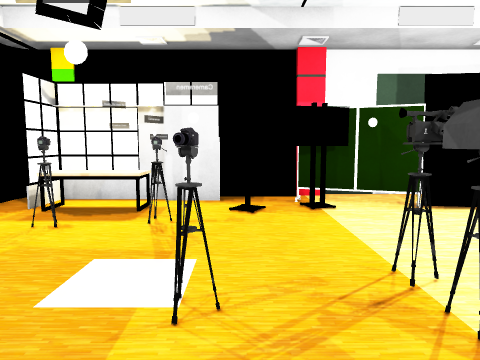
view 1 (above)

15 first-person views from a walk through a 3-D level made in the Unity game engine. The camera is 1.4 m above the floor, tilts 6° down and sees 70° across. The floor is counted in squares, 1 m on a side. Each view is taken from the middle of a square. On the plan, view 1 faces up. The plan holds only what a view shows up to about 15 squares ahead; the rest is blank. The place goes on beyond the plan. Some surface patterns are stand-ins.

view 2
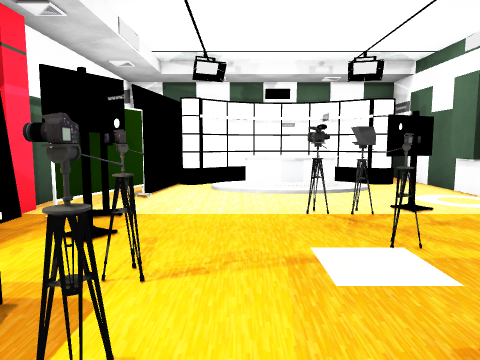

view 3
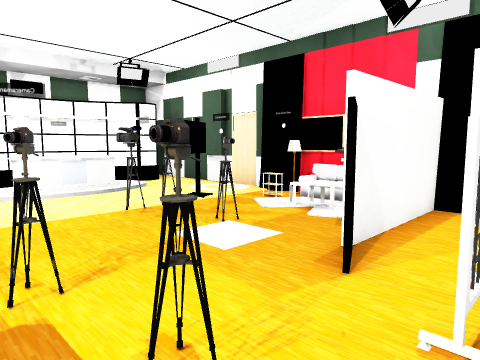

view 4
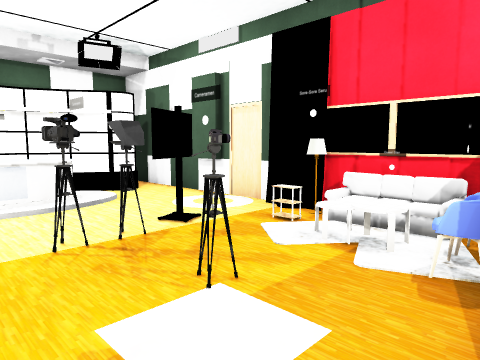

view 5
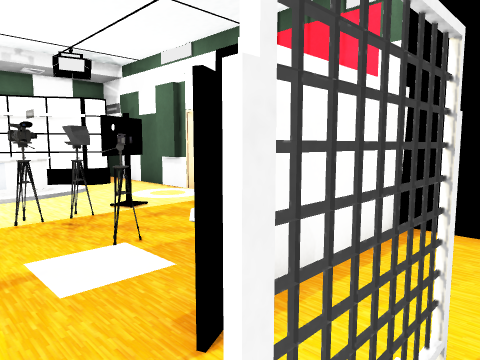

view 6
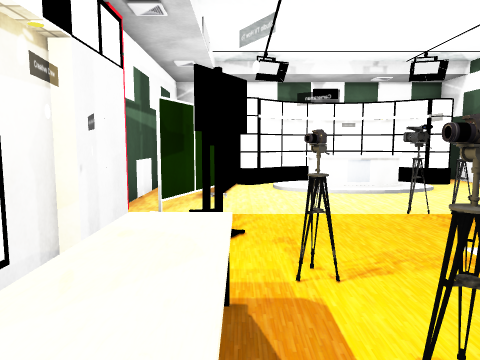

view 7
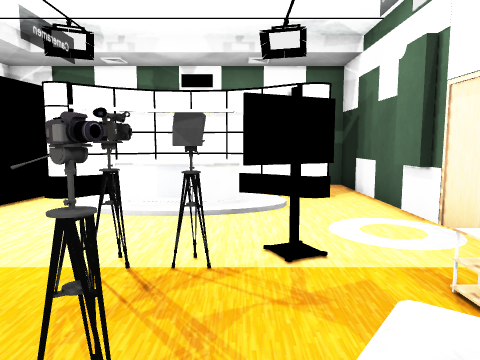

view 8
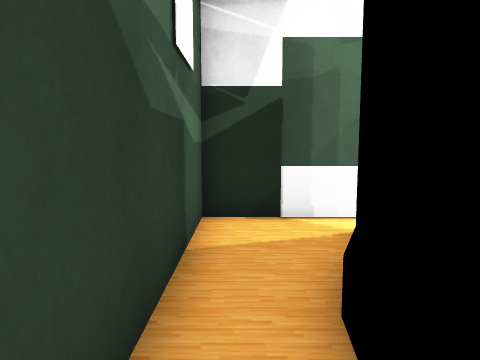

view 9
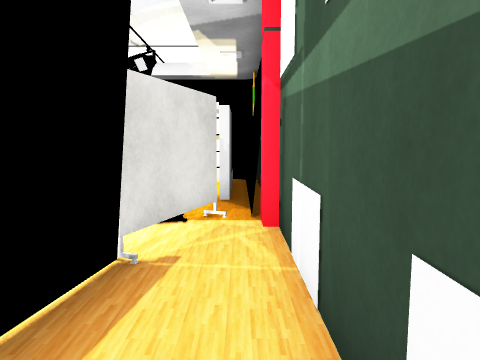

view 10
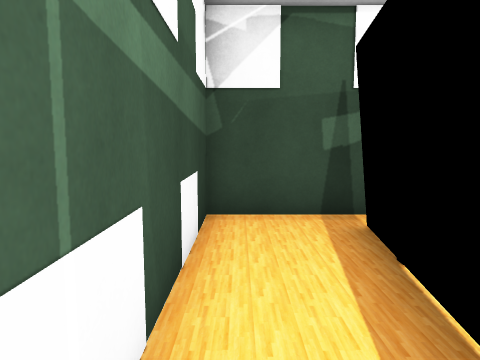

view 11
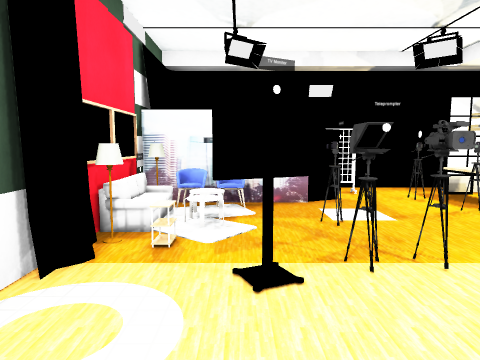

view 12
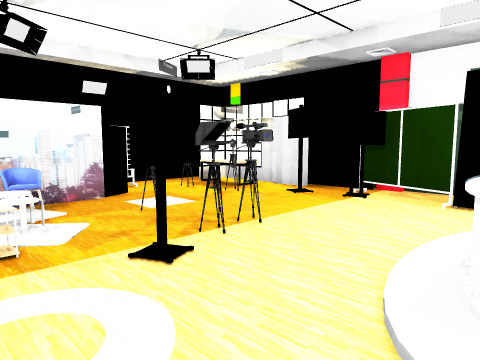

view 13
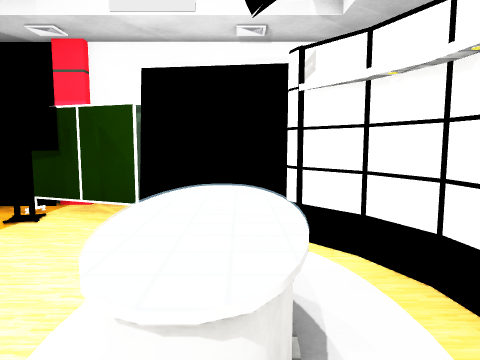

view 14
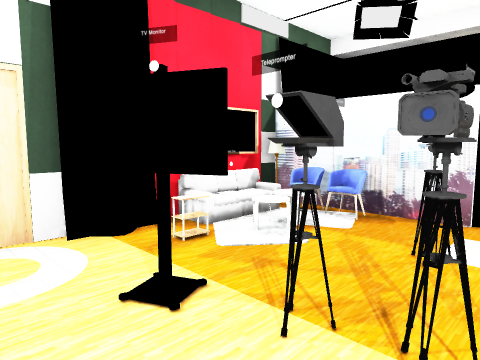

view 15
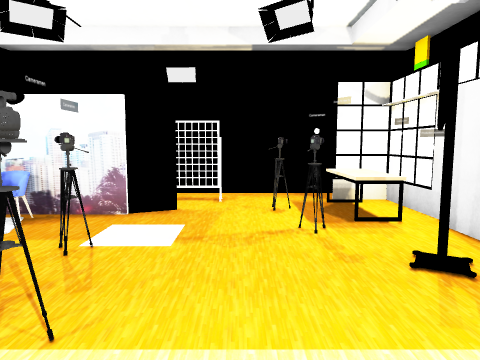

### Floor plan
Key: @ floor where view 1 was taken; # wall or solid block; . floor; = window, fence, low wall or low ledge; ^ raised ledge; O other object.
Columns run from 6 left of view 1 to 10 right of it. Each row starts with its distance up from view 1.
 10         #########
  9 ###### ##.......#
  8 #.=OO#######....#
  7 #.^^.###...### .#
  6 #..#.........##
  5 #...........^ #.
  4 #.##...#...^^.# #
  3 #.##..O.O..^O.#.#
  2  ..#....#...^ #.#
  1   .#O...#....##.#
  0   .# O@=.....#..#
 -1    ######.......#
 -2    ##############

Positions as (right, up) in squares from view 1, and headings:
1: (0, 0), facing up
2: (-5, 5), facing right
3: (-5, 7), facing down-right
4: (-3, 5), facing down-right
5: (-5, 5), facing down-right
6: (-5, 7), facing right
7: (-2, 2), facing right
8: (9, 5), facing down
9: (8, 9), facing left
10: (3, 9), facing right
11: (6, 1), facing left
12: (6, -1), facing up-left
13: (6, 1), facing up
14: (4, 4), facing down-left
15: (4, 5), facing left
